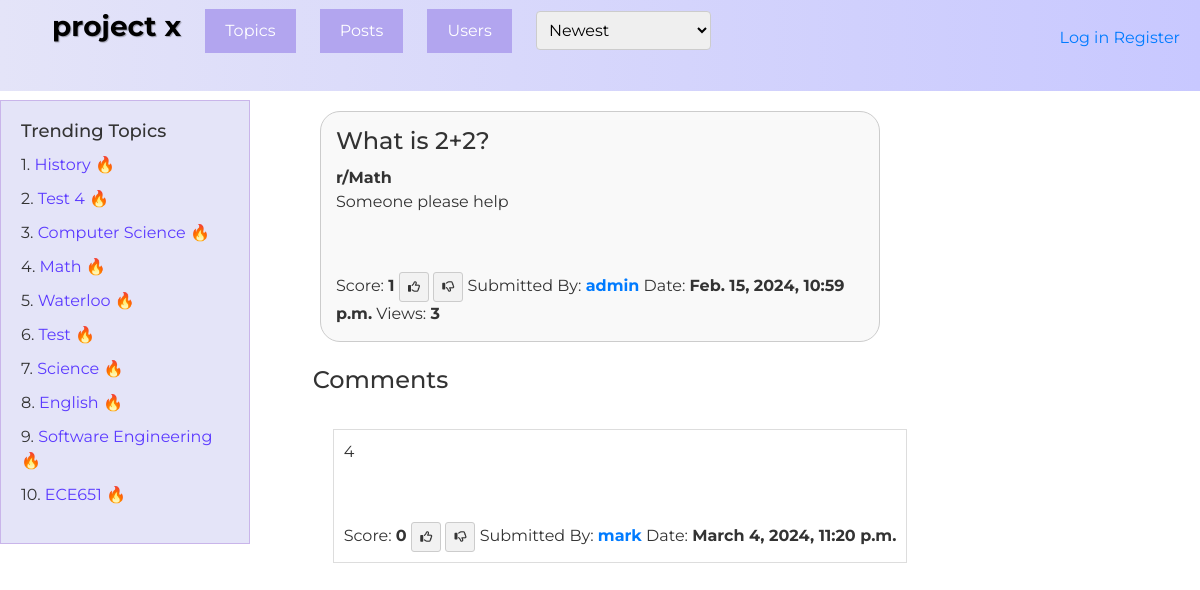
Page /post/20/ on the earlier database version.
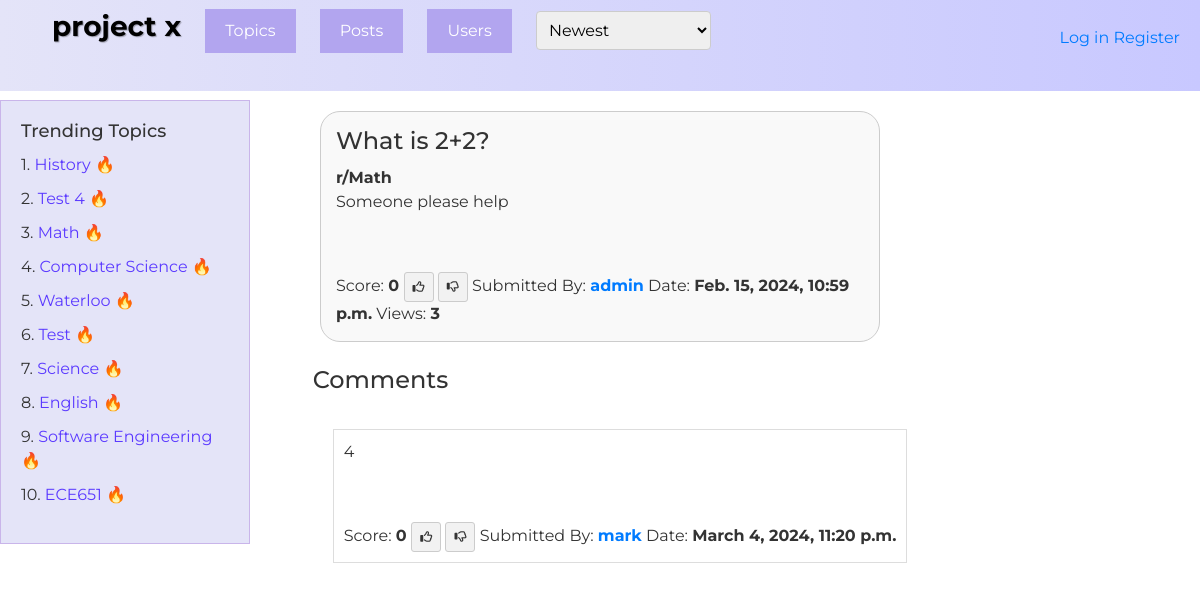
Same page on the later database version.
### QuestionHub/models.py (models this page shows, shortened)
class Topic(models.Model):
    id = models.AutoField(primary_key=True, editable=False)
    name = models.CharField(max_length=255)

class Post(models.Model):
    author = models.ForeignKey(User, null=False, on_delete=models.CASCADE)
    topic = models.ForeignKey(Topic, null=True, on_delete=models.CASCADE)
    title = models.CharField(max_length=255, null=False)
    body = models.TextField(null=False)
    timestamp = models.DateTimeField(auto_now_add=True)
    score = models.IntegerField(default=0)
    num_views = models.IntegerField(default=0)
    def get_comment(self):
        return self.comments.filter(parent=None)  # parent=None retrieves all the first level comments

class Response(models.Model):
    post = models.ForeignKey(Post, null=False, on_delete=models.CASCADE, related_name='comments')
    user = models.ForeignKey(User, null=False, on_delete=models.CASCADE)
    parent = models.ForeignKey('self', null=True, blank=True, on_delete=models.CASCADE)
    body = models.TextField(null=False)
    timestamp = models.DateTimeField(auto_now_add=True)
    score = models.IntegerField(default=0)
    def get_comment(self):
        return Response.objects.filter(parent=self)  # retrieve all the replies

### QuestionHub/views.py (the view, shortened to what this page needs)
# urls.py: path('post/<int:id>/', views.post_detail, name='post_detail'),
def post_detail(request, id):
    post = Post.objects.get(id=id)
    posts = Post.objects.all().order_by("timestamp")
    current_user = request.user
    topics = Topic.objects.all()
    trending_topics = Topic.objects.annotate(total_views=Sum('post__num_views')).order_by('-total_views')[:10]
    users = User.objects.all()
    comment = CommentForm()
    reply = ReplyForm()
    user_vote = []
    comment_vote_list = []
    user_votes = []
    if request.user.is_authenticated:
        user_votes = Vote.objects.filter(user=request.user)
        user_vote = Vote.objects.filter(user=request.user, post=post).first()
        for vote in user_votes:
          comment_vote_list.append(vote.comment)
    moderation_required = False
    suggestions = []
    comment_type = ""
    curr_parent = ''
    context = {
        'post': post,
        'comment': comment,
        'reply': reply,
        'all_posts': posts,
        'topics': topics,
        'trending_topics': trending_topics,
        'users': users,
        'moderation_required': moderation_required,
        'suggestions': suggestions,
        'current_user': current_user,
        'comment_type': comment_type,
        'curr_parent' : curr_parent
    }
    if user_vote:
        context['user_vote'] = user_vote
    if user_votes:
        context['user_votes'] = user_votes
    if comment_vote_list:
        context['comment_vote_list'] = comment_vote_list
    user_profile = UserProfile.objects.get_or_create(user=post.author)[0]
    post.num_views += 1
    post.save()
    user_profile.total_views += 1
    user_profile.save()
    return render(request, 'post_detail.html', context)

### QuestionHub/forms.py
class CommentForm(forms.ModelForm):
    class Meta:
        model = Response
        fields = ['body']
        widgets = {
            'body': forms.Textarea(attrs={
                'placeholder': "Enter your comment here",
                'class': 'comment-form-style',
            })
        }

class ReplyForm(forms.ModelForm):
    class Meta:
        model = Response
        fields = ['body']
        widgets = {
            'body': forms.Textarea(attrs={
                'placeholder': "Enter your response here",
                'class': 'comment-form-style',
            })
        }

### QuestionHub/templates/post_detail.html (shortened to what this page needs)
{% extends './base.html' %}
{% block post %}
<div class="post-container">
<div class="post-Page">
    <h1 class="post-list-title">
        {{ post.title }}
    </h1>
    <b> r/{{ post.topic.name  }} </b>
    <p> {{ post.body }}</p>
    <br></br>
    Score: <b> {{ post.score }} </b>
    {% if user_vote %}
    {% if user_vote.vote_type == 'U' %}
        <a href="{% url 'upvote_post' post.id 'U' %}" class="vote-btn upvote-btn--undo"><i class="fa-solid fa-thumbs-up"></i></a>
        <a href="{% url 'upvote_post' post.id 'D' %}" class="vote-btn downvote-btn"><i class="fa-regular fa-thumbs-down"></i></a>
    {% elif user_vote.vote_type == 'D' %}
        <a href="{% url 'upvote_post' post.id 'U' %}" class="vote-btn upvote-btn"><i class="fa-regular fa-thumbs-up"></i></a>
        <a href="{% url 'upvote_post' post.id 'D' %}" class="vote-btn downvote-btn--undo"><i class="fa-solid fa-thumbs-down"></i></a>
    {% endif %}
    {% else %}
        <a href="{% url 'upvote_post' post.id 'U' %}" class="vote-btn upvote-btn"><i class="fa-regular fa-thumbs-up"></i></a>
        <a href="{% url 'upvote_post' post.id 'D' %}" class="vote-btn downvote-btn"><i class="fa-regular fa-thumbs-down"></i></a>
    {% endif %}
    Submitted By: <a href="{% url 'user_profile' post.author.id %}"><b>{{ post.author.username }}</b></a>
    Date: <b>{{ post.timestamp }}</b>
    Views: <b>{{post.num_views}}</b>
</div>
</div>
<div class="comment-section">
    <div class="comment-container">
        <br>
        <h4 class="comment-heading">Comments</h4>
        <br>
        {% if not post.comments.all %}
            <p class="no-comments">Become the first comment.</p>
        {% else %}
            {% for comment_detail in post.get_comment %}
                {% include 'comments.html' with comment_detail=comment_detail %}
            {% endfor %}
        {% endif %}
    </div>
</div>
{% endblock %}

### QuestionHub/templates/sidebar.html
{% if not current_page == 'user_profile' and not current_page == 'my_profile' %}
<div class="sidebar">
    <h2>Trending Topics</h2>
    <ul>
        {% for topic in trending_topics %}
            <li>{{ forloop.counter }}. <a href="{% url 'topic_detail' topic.id %}">{{ topic.name }} 🔥</a></li>
        {% endfor %}
    </ul>
</div>
{%endif%}

### QuestionHub/templates/comments.html (shortened to what this page needs)
<blockquote id="{{ comment_detail.id }}">
    <p> {{ comment_detail.body }}</p>
    <br></br>
    Score: <b> {{ comment_detail.score }} </b>
    {% if not comment_detail in comment_vote_list %}
    <a href="{% url 'upvote_comment' comment_detail.id 'U' %}" class="vote-btn upvote-btn"><i class="fa-regular fa-thumbs-up"></i></a>
    <a href="{% url 'upvote_comment' comment_detail.id 'D' %}" class="vote-btn downvote-btn"><i class="fa-regular fa-thumbs-down"></i></a>
    {%endif%}
    Submitted By: <a href="{% url 'user_profile' comment_detail.user.id %}"><b>{{ comment_detail.user.username }}</b></a>
    Date: <b>{{  comment_detail.timestamp}}</b>
</blockquote>

Differences in the rows shown:
shown differently, row unchanged: Topic "Math": moves up the list
changed Post "What is 2+2?": score "1" → "0"
